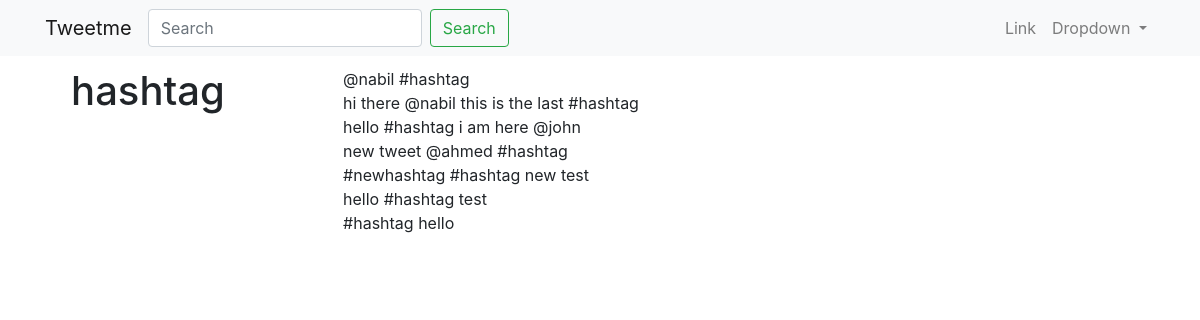
The page /tags/hashtag/ on the database its author committed.
### hashtags/models.py (models this page shows, shortened)
class Hashtag(models.Model):
    tag = models.CharField(max_length=120)
    timestamp = models.DateTimeField(auto_now_add = True)
    def get_tweets(self):
        return Tweet.objects.filter(content__icontains = "#" + self.tag)

### tweets/models.py (models this page shows, shortened)
class Tweet(models.Model):
    parent      =   models.ForeignKey("self", blank=True, null=True, on_delete=models.CASCADE)
    user        =   models.ForeignKey(User, on_delete = models.CASCADE)
    content     =   models.CharField(max_length=140, validators=[validate_content])
    timestamp   =   models.DateTimeField(auto_now_add=True)
    updated     =   models.DateTimeField(auto_now=True)
    objects = TweetManager()
    class Meta:
        ordering = ['-timestamp']

### hashtags/views.py (the view)
# urls.py: path('tags/<hashtag>/', HashTagView.as_view(), name='hashtag'),
class HashTagView(View):
    def get(self, request, hashtag, *args, **kwargs):
        obj, created = Hashtag.objects.get_or_create(tag=hashtag)
        return render(request, 'hashtags/tag_view.html', {"obj":obj})

### hashtags/templates/hashtags/tag_view.html
{% extends "base.html" %} {% block title %}Tweet List | {{ block.super }}{% endblock title %}
{% block content %}
<div class="row" style="margin: 1%;">
    <div class="col-sm-3">
        <h1>{{ obj.tag }}</h1>
    </div>
    <div class="col-sm-9">
        {% for tweet in obj.get_tweets %}
            {{ tweet.content }}<br/>
        {% endfor %}
    </div>
</div>
{% endblock content %}

### templates/base.html (shortened to what this page needs)
{% load static %}
<!DOCTYPE html>
<html lang="en">
<head>
    <link rel="stylesheet" href="{% static 'css/bootstrap.min.css' %}">
</head>
<body>
    {% include "navbar.html" %}
    <div class="container">
        {% block content %} {% endblock content %}
    </div>
</body>
</html>

### templates/navbar.html (shortened to what this page needs)
<nav class="navbar navbar-expand-lg navbar-light bg-light">
    <div class="container">
        <a class="navbar-brand" href="{% url 'home' %}">Tweetme</a>
        {% include 'tweets/search_form.html' %}
        <div class="collapse navbar-collapse" id="navbarSupportedContent">
            <ul class="navbar-nav ml-auto">
                <li class="nav-item">
                    <a class="nav-link" href="#">Link</a>
                </li>
                <li class="nav-item dropdown">
                    <a class="nav-link dropdown-toggle" href="#" id="navbarDropdown" role="button" data-toggle="dropdown" aria-haspopup="true" aria-expanded="false">
                    Dropdown
                    </a>
                </li>
            </ul>
        </div>
    </div>
</nav>

### tweets/templates/tweets/search_form.html
<form id="navbar-search-form" class="form-inline my-2 my-lg-0"  method="GET">
    <input class="form-control mr-sm-2" type="text"  name="q" placeholder="Search" value='{{request.GET.q}}'>
    <button class="btn btn-outline-success my-2 my-sm-0" type="submit">Search</button>
</form>

### rows shown on the page
Hashtag: tag "hashtag"
Tweet: content "@nabil #hashtag"
Tweet: content "hi there @nabil this is the last #hashtag"
Tweet: content "hello #hashtag i am here @john"
Tweet: content "new tweet @ahmed #hashtag"
Tweet: content "#newhashtag #hashtag new test"
Tweet: content "hello #hashtag test"
Tweet: content "#hashtag hello"
